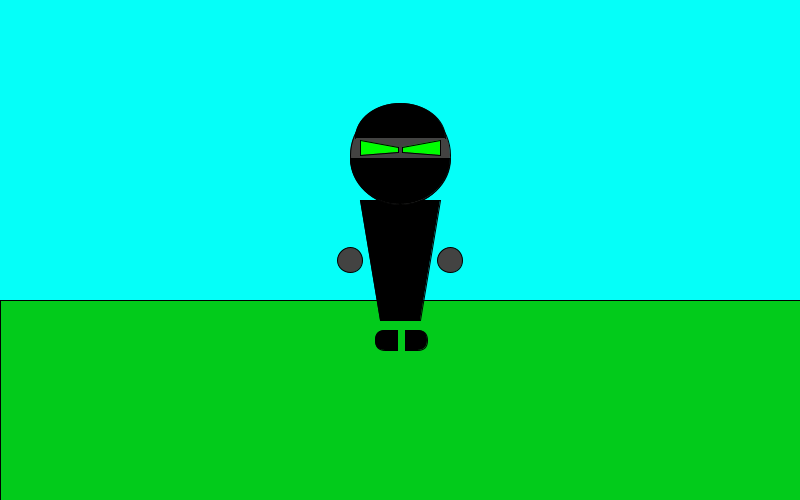
Frame 1 (no input)
Frame 60 (the mouse pressed at the canvas centre just before this capture): identical to frame 1, image omitted
Frame 120 (the mouse held since frame 60 and released just before this capture): identical to frame 1, image omitted

The Processing sketch that drew this single still picture (run headless with seeded random() and noise(); from frame 60 on, the mouse is pressed at the canvas centre):

// Processing sketch: processing_129942
// ── processing_129942.pde

void setup() {
 size(800, 500) ; 
}

void draw() {
  
  background(#05FFF9);
 
 fill(#02CB1B);
 rect(0, 300, width, 400);
 //Creature's bod
 fill(#000000);
 quad(380, 320, 360, 200, 440, 200, 420, 320); //main body
 
  //Creature's head!
   
   fill(#434342);
   ellipse(400, 155, 100, 100) ; //head shape
  
  
  //mask
  fill(#000000);
  arc(400, 158, 100, 92, 0, PI-0);
  arc(400, 138, 90, 70, 0-PI, 0);
  
  //eyes
  
 fill(#00FF01);
  quad(360, 140, 360, 155, 398, 152, 398, 147); //left eye
  quad(402, 152, 402, 147, 440, 140, 440, 155); //right eye
  
 
  
  //"rayman" hands
 fill(#434342);
 ellipse(350, 260, 25, 25);
 ellipse(450, 260, 25, 25);
 
  //rayman feet
  fill(#000000);
  rect(375, 330, 22, 20, 80, 0, 0, 80);
  rect(405, 330, 22, 20, 0, 80, 80, 0);
  
  println(mouseX + "," + mouseY);
}
